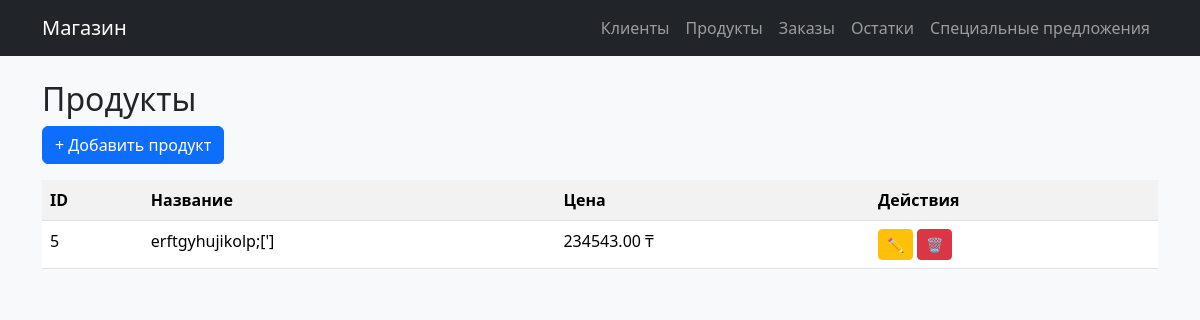
/products/, run on an earlier commit of the app's database.
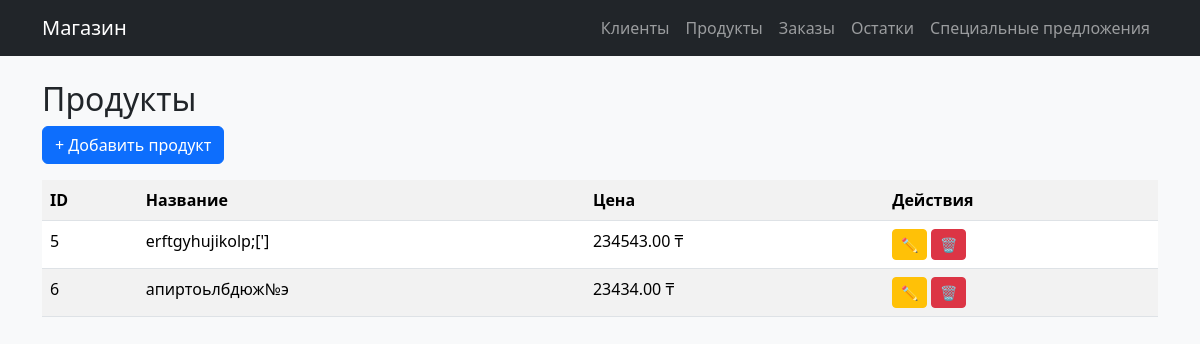
And on a later commit of the database.
### main/models.py (models this page shows, shortened)
class Product(models.Model):
    name = models.CharField(max_length=100, verbose_name="Название продукта")
    description = models.TextField(blank=True, verbose_name="Описание")
    price = models.DecimalField(max_digits=10, decimal_places=2, verbose_name="Цена")

### main/views.py (the view)
# urls.py: path('products/', views.products_list, name='products'),
def products_list(request):
    products = Product.objects.all()
    return render(request, "products.html", {"products": products})

### main/templates/products.html (shortened to what this page needs)
{% extends "base.html" %}
{% block content %}
<h2>Продукты</h2>
<a href="{% url 'product_add' %}" class="btn btn-primary mb-3">+ Добавить продукт</a>
<table class="table table-striped">
  <tr><th>ID</th><th>Название</th><th>Цена</th><th>Действия</th></tr>
  {% for p in products %}
  <tr>
    <td>{{ p.id }}</td>
    <td>{{ p.name }}</td>
    <td>{{ p.price }} ₸</td>
    <td>
      <a href="{% url 'product_edit' p.id %}" class="btn btn-sm btn-warning">✏️</a>
      <a href="{% url 'product_delete' p.id %}" class="btn btn-sm btn-danger">🗑️</a>
    </td>
  </tr>
  {% endfor %}
</table>
{% endblock %}

What changed in the data, as far as the page shows it:
added Product: id "6", name "апиртоьлбдюж№э", price "23434.00"
